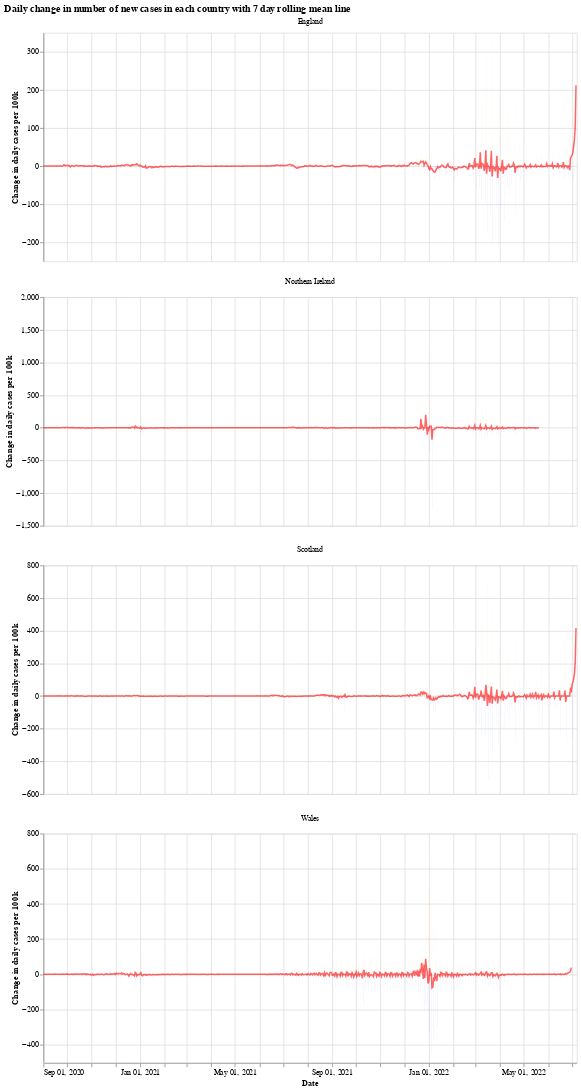

The cell this chart's notebook holds for it:
### Markdown cell above
We will use the Python library `Altair` for visualising the data, see the [altair docs](https://altair-viz.github.io/) for more information.

First we have a graph which shows the daily change in the number of new cases for each country. This number jumps up and down all over the place, which is likely due to delay in reporting of new cases over the weekend. Another interesting thing is that it looks like the daily cases in Wales experienced a much shorter period of calm over the summer (calm in the sense of daily cases not jumping up and down).

The orange bars are days when the number of new cases (per 100k population) was more than the previous day, while the blue are days when the number of new cases dropped. The red line is the 7 day moving average. 

When the moving average line is below 0, it means that there is a consistent drop in new cases. We can see this clearly happening around the times that lockdowns were introduced (though, to varying degrees). I will update the graphs soon with a marker of when each lockdown started.

### Code cell
# collapse
import altair as alt

bars = alt.Chart(uk_cases).mark_bar().encode(
    x=alt.X("yearmonthdate(date):T", axis=alt.Axis(title='Date')),
    y=alt.Y("casesChangeRate:Q", axis=alt.Axis(title='Change in daily cases per 100k')),
    tooltip='casesChange',
    color=alt.condition(
        alt.datum.casesChangeRate > 0,
        alt.value("orange"),  # The positive color
        alt.value("blue")  # The negative color
    )
).properties(title='Daily change in number of new cases with 7 day rolling mean',width=700).interactive()

line = alt.Chart(uk_cases).mark_line(
    color='red',
    size=2,
    opacity=0.6
).transform_window(
    rolling_mean='mean(casesChangeRate)',
    frame=[0, 7],
    groupby=['areaName']
).encode(
    x='yearmonthdate(date):T',
    y='rolling_mean:Q'
)

alt.layer(bars, line, data=uk_cases).facet(alt.Column(
    'areaName', title=''), columns=1).resolve_scale(y='independent').properties(title='Daily change in number of new cases in each country with 7 day rolling mean line')

### Figure 1 — Vega-Lite specification as saved in the notebook (floating-point values rounded to 4 significant figures; data arrays with more than 128 entries replaced by an {"elided": "..."} marker saying what was removed)
{"config": {"view": {"continuousWidth": 400, "continuousHeight": 300}}, "data": {"name": "data-507cb73d65b5af38837a1febacc49948"}, "facet": {"type": "nominal", "field": "areaName", "title": ""}, "spec": {"layer": [{"mark": "bar", "encoding": {"color": {"condition": {"value": "orange", "test": "(datum.casesChangeRate > 0)"}, "value": "blue"}, "tooltip": {"type": "quantitative", "field": "casesChange"}, "x": {"type": "temporal", "axis": {"title": "Date"}, "field": "date", "timeUnit": "yearmonthdate"}, "y": {"type": "quantitative", "axis": {"title": "Change in daily cases per 100k"}, "field": "casesChangeRate"}}, "selection": {"selector001": {"type": "interval", "bind": "scales", "encodings": ["x", "y"]}}, "title": "Daily change in number of new cases with 7 day rolling mean", "width": 700}, {"mark": {"type": "line", "color": "red", "opacity": 0.6, "size": 2}, "encoding": {"x": {"type": "temporal", "field": "date", "timeUnit": "yearmonthdate"}, "y": {"type": "quantitative", "field": "rolling_mean"}}, "transform": [{"window": [{"op": "mean", "field": "casesChangeRate", "as": "rolling_mean"}], "frame": [0, 7], "groupby": ["areaName"]}]}]}, "columns": 1, "resolve": {"scale": {"y": "independent"}}, "title": "Daily change in number of new cases in each country with 7 day rolling mean line", "$schema": "https://vega.github.io/schema/vega-lite/v4.8.1.json", "datasets": {"data-507cb73d65b5af38837a1febacc49948": {"elided": "2643 records"}}}
